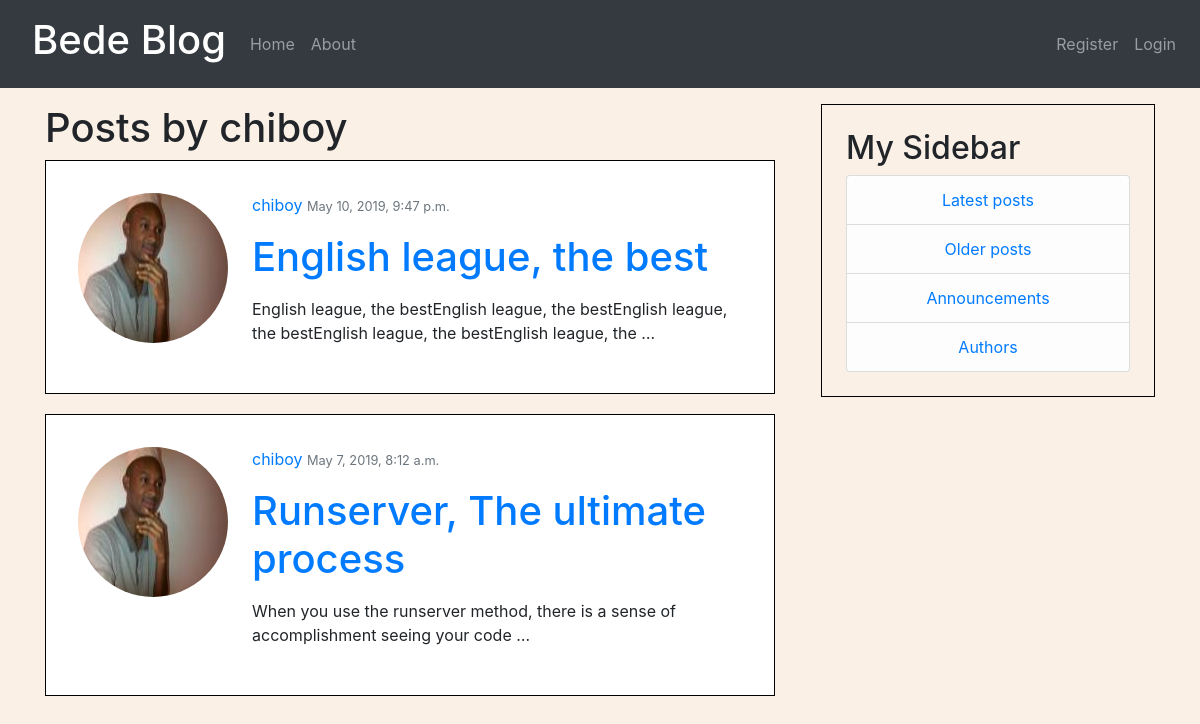
Page /user/chiboy on the committed database.
### blog/models.py (models this page shows, shortened)
class Post(models.Model):
    objects = models.Manager()
    title = models.CharField(max_length=100)
    author = models.ForeignKey(User, on_delete=models.CASCADE)
    content = models.TextField()
    date_published = models.DateTimeField(default=timezone.now)

### users/models.py (models this page shows, shortened)
class Profile(models.Model):
	user = models.OneToOneField(User, on_delete = models.CASCADE)
	image = models.ImageField(default='default.jpg', upload_to='profile_pics')
	website = models.CharField(max_length=200, null=True, blank=True)

### blog/views.py (the view)
# urls.py: path('user/<str:username>', UserPostListView.as_view(), name='user-posts'),
class UserPostListView(ListView):
	model = Post
	template_name = 'blog/user_posts.html'
	context_object_name = 'posts'
	paginate_by = 3
	def get_queryset(self):
		user = get_object_or_404(User, username = self.kwargs.get('username'))
		return Post.objects.filter(author=user).order_by('-date_published')

### blog/templates/blog/user_posts.html
{% extends 'blog/base.html'%}
{% load static %}
    {% block content %}
        <div>
            <h1>Posts by {{view.kwargs.username}}</h1>
        </div>
        {% for post in posts %}
            <div class="posts">
                <div class="media">
                    <img src="{{ post.author.profile.image.url }}" class="account-img rounded-circle" width='150' height='150'>
                    <div class="media-body ml-4">
                        <p><a href="#">{{ post.author }}</a> <small class="text-muted">{{ post.date_published }}</small></p>
                        <a href="{% url 'post-detail' post.id %}"><h1>{{ post.title }}</h1></a>
                        <p>{{ post.content|linebreaks|truncatewords:15}}</p>
                    </div>
                </div>
            </div>
        {% endfor %}
    {% endblock %}

### blog/static/styles.css (style rules this page uses)
body { background-color: Linen; }
.posts { background-color: white; border: 1px solid black; margin-bottom: 20px; padding: 2em; }

### rows in the picture
Post: author.profile.image (picture), author "chiboy", date_published "May 10, 2019, 9:47 p.m.", title "English league, the best", content "English league, the bestEnglish league, the bestEnglish league, the bestEnglish league, the bestEnglish league, the …"
Post: author.profile.image (picture), author "chiboy", date_published "May 7, 2019, 8:12 a.m.", title "Runserver, The ultimate process", content "When you use the runserver method, there is a sense of accomplishment seeing your code …"

### other values in the picture
{{ view.kwargs.username }} "chiboy"
